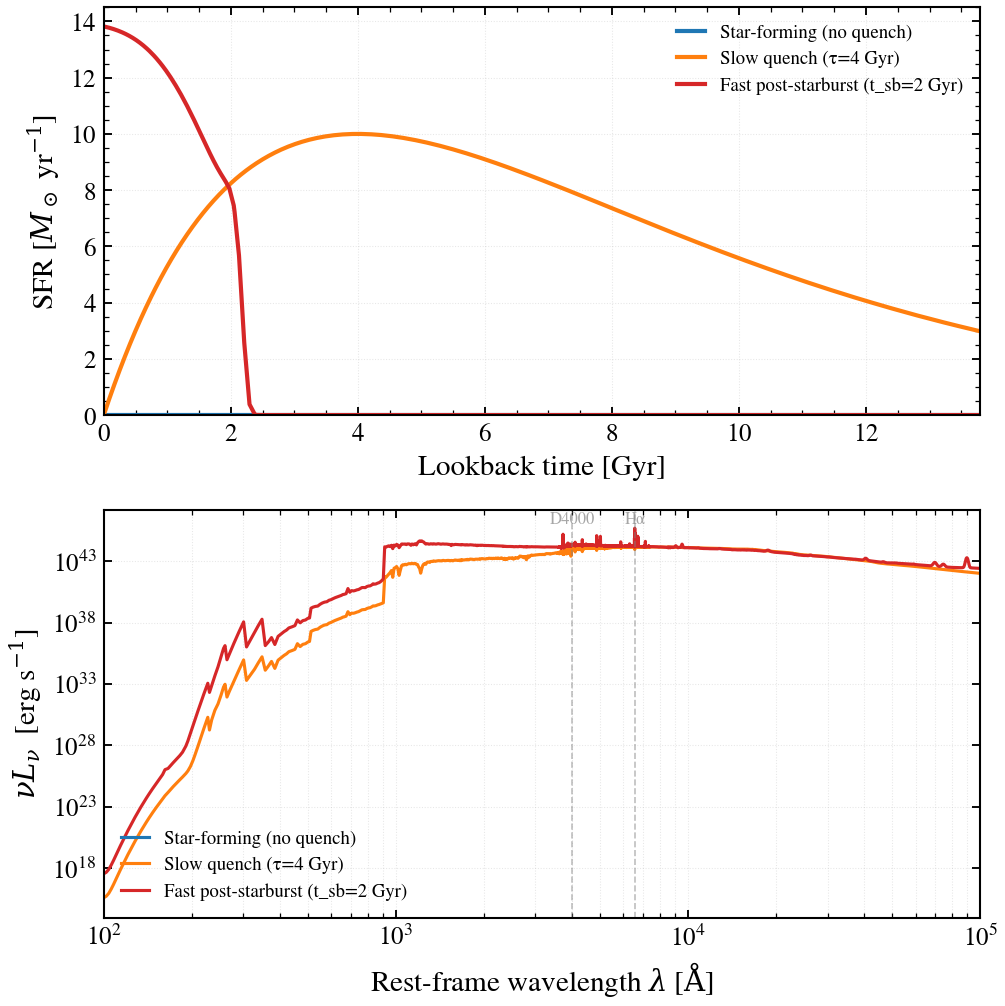

The Python source for this figure:
"""
Quenching pathways: fast vs slow termination of star formation
==============================================================

Compare three star-formation histories representing distinct quenching scenarios:
(1) Constantly star-forming (no quenching), (2) Slowly quenched exponential decay
(tau=4 Gyr, peak 6 Gyr ago), and (3) Rapidly quenched post-starburst (truncated
skew-normal, peak 2 Gyr ago, width 0.3 Gyr). The resulting rest-frame SEDs exhibit
markedly different colors, equivalent widths (Hα), and spectral slopes, highlighting
how quenching timescale imprints on observable photometry and spectroscopy.
"""

import os

os.environ["TF_CPP_MIN_LOG_LEVEL"] = "2"  # suppress XLA/PjRt C++ INFO+WARNING logs

import warnings

import jax
import jax.numpy as jnp
import matplotlib.pyplot as plt
import numpy as np

import tengri
from tengri.analysis.plotting import setup_style

setup_style()
warnings.filterwarnings("ignore", message=".*BakedInBackend.*")
warnings.filterwarnings("ignore", message=".*deprecated.*")

ssp = tengri.load_ssp()

# --- Define three quenching scenarios ---
scenarios = [
    {
        "name": "Star-forming (no quench)",
        "sfh": {
            "type": "const",
            "*": tengri.FIXED,
            "log_total_mass": 10.64,
            "start_gyr": 0.1,
            "end_gyr": 13.8,
        },
        "color": "#1f77b4",
    },
    {
        "name": "Slow quench (τ=4 Gyr)",
        "sfh": {"type": "dexp", "*": tengri.FIXED, "tau_gyr": 4.0, "log_total_mass": 10.0},
        "color": "#ff7f0e",
    },
    {
        "name": "Fast post-starburst (t_sb=2 Gyr)",
        "sfh": {
            "type": "tsnorm",
            "*": tengri.FIXED,
            "log_total_mass": 10.0,
            "peak_lbt_gyr": 2.0,
            "width_gyr": 0.3,
            "skew": 1.0,
            "trunc": 3.0,
        },
        "color": "#d62728",
    },
]

# --- Build models for each scenario ---
models = {}
params_dict = {}
for scenario in scenarios:
    model = tengri.SEDModel.build(
        ssp,
        sfh=scenario["sfh"],
        dust={"type": "two_component", "*": tengri.FIXED, "tau_diff": 0.15, "tau_bc": 0.3},
        redshift=tengri.Fixed(0.05),
    )
    models[scenario["name"]] = model
    params_dict[scenario["name"]] = dict(model.spec.sample(jax.random.PRNGKey(42)))

# --- Compute SFH and SED predictions ---
sfh_data = {}
sed_data = {}

t_lookback = jnp.linspace(0, 13.8, 500)

for scenario in scenarios:
    name = scenario["name"]
    model = models[name]
    params = params_dict[name]

    # SFH predictions
    sfh_out = model.predict_sfh(params)
    sfh_data[name] = {
        "t_gyr": np.asarray(sfh_out["t_gyr"]),
        "sfr_mean": np.asarray(sfh_out["sfr_mean"]),
    }

    # Rest-frame SED predictions
    sed_out = model.predict_rest_sed(params)
    wave = np.asarray(sed_out.wavelength)
    nu = 2.998e18 / wave  # c in A/s -> frequency in Hz
    nu_l_nu = nu * np.asarray(sed_out.sed)
    sed_data[name] = {"wave": wave, "nu_l_nu": nu_l_nu}

# --- Create two-panel figure ---
fig, axes = plt.subplots(2, 1, figsize=(7, 7))

# --- Top panel: SFH comparison ---
ax_sfh = axes[0]
for scenario in scenarios:
    name = scenario["name"]
    sfh = sfh_data[name]
    ax_sfh.plot(sfh["t_gyr"], sfh["sfr_mean"], label=name, color=scenario["color"], lw=2.0)

ax_sfh.set_xlabel("Lookback time [Gyr]")
ax_sfh.set_ylabel(r"SFR [$M_\odot$ yr$^{-1}$]")
ax_sfh.set_xlim(0, 13.8)
ax_sfh.set_ylim(0, None)
ax_sfh.legend(fontsize=9, frameon=False, loc="upper right")
ax_sfh.grid(alpha=0.3, linestyle=":", linewidth=0.5)

# --- Bottom panel: SED comparison (log-log) ---
ax_sed = axes[1]
for scenario in scenarios:
    name = scenario["name"]
    sed = sed_data[name]
    ax_sed.loglog(sed["wave"], sed["nu_l_nu"], label=name, color=scenario["color"], lw=1.5)

# Annotate key diagnostic features
ax_sed.axvline(6564.61, color="gray", linestyle="--", linewidth=0.8, alpha=0.5)  # H-alpha
ax_sed.axvline(4000, color="gray", linestyle="--", linewidth=0.8, alpha=0.5)  # D4000 break
ax_sed.text(6564.61, 1.2e46, "Hα", fontsize=8, ha="center", color="gray", alpha=0.7)
ax_sed.text(4000, 1.2e46, "D4000", fontsize=8, ha="center", color="gray", alpha=0.7)

ax_sed.set_xlim(100, 1e5)
ax_sed.set_xlabel(r"Rest-frame wavelength $\lambda$ [$\mathrm{\AA}$]")
ax_sed.set_ylabel(r"$\nu L_\nu$  [erg s$^{-1}$]")
ax_sed.legend(fontsize=9, frameon=False, loc="lower left")
ax_sed.grid(alpha=0.3, linestyle=":", linewidth=0.5, which="both")

fig.tight_layout()
plt.savefig("plot_quenching_pathway_compare.png", dpi=150, bbox_inches="tight")
